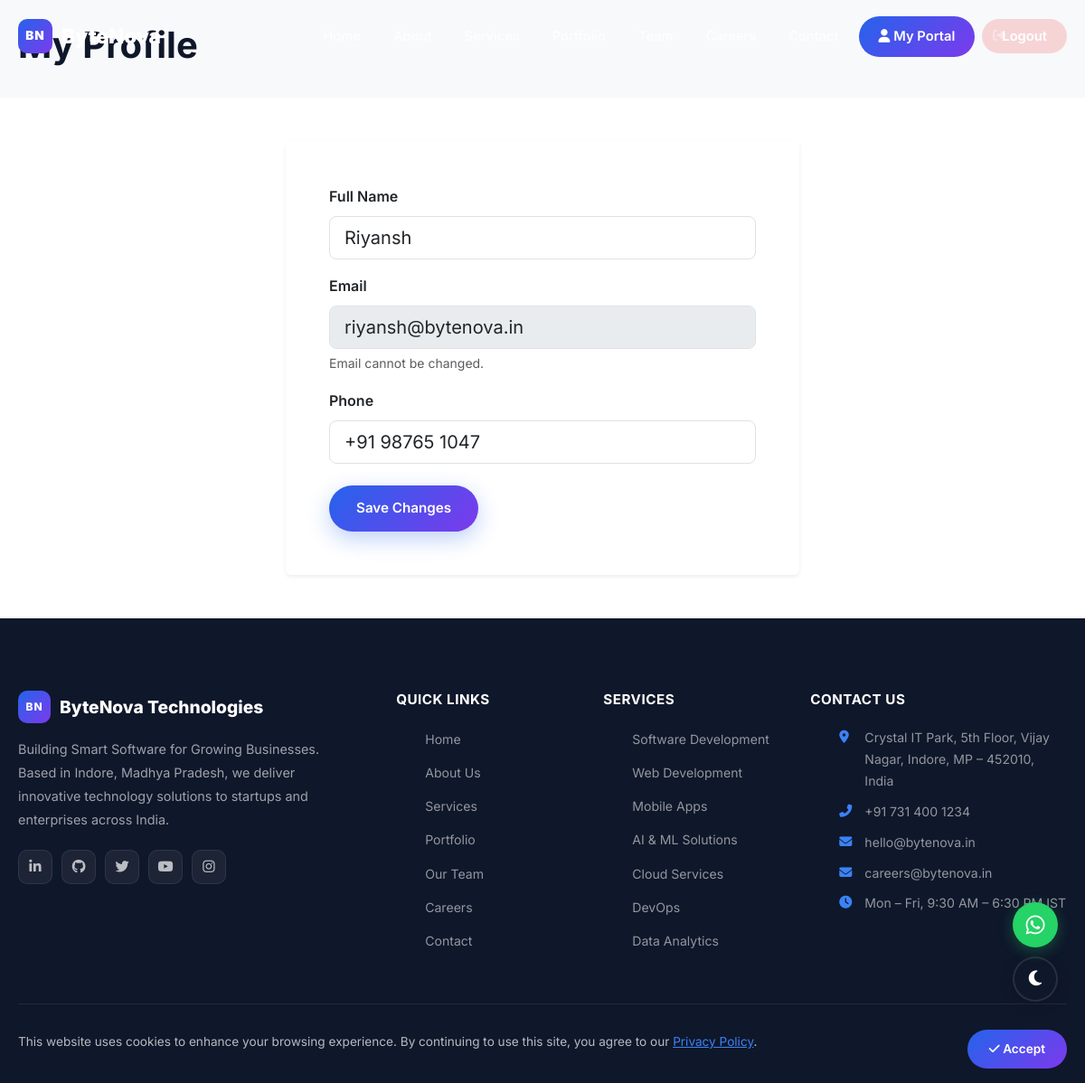
/candidate/profile (signed in), run on the app's committed database.
### app/models.py (models this page shows, shortened)
class User(UserMixin, db.Model):
    __tablename__ = "users"
    id = db.Column(db.Integer, primary_key=True)
    email = db.Column(db.String(120), unique=True, nullable=False, index=True)
    password_hash = db.Column(db.String(256), nullable=False)
    full_name = db.Column(db.String(100), nullable=False)
    role = db.Column(db.String(20), nullable=False, default="candidate")  # candidate | recruiter | admin
    phone = db.Column(db.String(20))
    is_active = db.Column(db.Boolean, default=True)
    created_at = db.Column(db.DateTime, default=_utcnow)
    applications = db.relationship("Application", backref="candidate", lazy="dynamic")
    posted_jobs = db.relationship("Job", backref="recruiter", lazy="dynamic")
    @property
    def is_admin(self) -> bool:
        return self.role == "admin"
    @property
    def is_recruiter(self) -> bool:
        return self.role == "recruiter"

### app/routes/candidate.py (the view)
@candidate_bp.route("/profile", methods=["GET", "POST"])
@login_required
@role_required("candidate")
def profile():
    if request.method == "POST":
        current_user.full_name = request.form.get("full_name", "").strip()
        current_user.phone = request.form.get("phone", "").strip()
        db.session.commit()
        flash("Profile updated successfully.", "success")
        return redirect(url_for("candidate.profile"))
    return render_template("candidate/profile.html", user=current_user)

### app/utils.py (called while the page is built)
def role_required(*roles):
    def decorator(view_func):
        from functools import wraps
        from flask import abort
        @wraps(view_func)
        def wrapped(*args, **kwargs):
            if not current_user.is_authenticated:
                abort(401)
            if current_user.role not in roles:
                abort(403)
            return view_func(*args, **kwargs)
        return wrapped
    return decorator

### app/templates/candidate/profile.html (shortened to what this page needs)
{% extends "base.html" %}
{% block content %}
<section class="dashboard-header py-4 bg-light">
    <div class="container">
        <h1 class="fw-bold">My Profile</h1>
    </div>
</section>
<section class="py-5">
    <div class="container">
        <div class="row justify-content-center">
            <div class="col-lg-6">
                <div class="card border-0 shadow-sm">
                    <div class="card-body p-5">
                        <form method="POST">
                            <div class="mb-3">
                                <label class="form-label fw-semibold">Full Name</label>
                                <input type="text" class="form-control form-control-lg" name="full_name" value="{{ user.full_name }}" required>
                            </div>
                            <div class="mb-3">
                                <label class="form-label fw-semibold">Email</label>
                                <input type="email" class="form-control form-control-lg" value="{{ user.email }}" disabled>
                                <div class="form-text">Email cannot be changed.</div>
                            </div>
                            <div class="mb-4">
                                <label class="form-label fw-semibold">Phone</label>
                                <input type="tel" class="form-control form-control-lg" name="phone" value="{{ user.phone or '' }}">
                            </div>
                            <button type="submit" class="btn btn-primary btn-lg">Save Changes</button>
                        </form>
                    </div>
                </div>
            </div>
        </div>
    </div>
</section>
{% endblock %}

### app/static/css/style.css (style rules this page uses)
:root { --bn-primary: #2563eb; --bn-primary-dark: #1d4ed8; --bn-primary-light: #3b82f6; --bn-secondary: #7c3aed; --bn-secondary-light: #8b5cf6; --bn-accent: #06b6d4; --bn-gradient-1: linear-gradient(135deg, #2563eb, #7c3aed); --bn-gradient-2: linear-gradient(135deg, #06b6d4, #2563eb); --bn-gradient-3: linear-gradient(135deg, #7c3aed, #ec4899); --bn-dark: #0f172a; --bn-dark-2: #1e293b; --bn-gray: #64748b; --bn-light: #f8fafc; --bn-white: #ffffff; --bn-shadow: 0 4px 24px rgba(37, 99, 235, 0.12); --bn-shadow-lg: 0 12px 48px rgba(37, 99, 235, 0.18); --bn-radius: 16px; --bn-radius-sm: 8px; --bn-transition: all 0.3s cubic-bezier(0.4, 0, 0.2, 1); --font-primary: 'Inter', -apple-system, BlinkMacSystemFont, 'Segoe UI', sans-serif; }
*, *::before, *::after { box-sizing: border-box; margin: 0; padding: 0; }
html { scroll-behavior: smooth; font-size: 16px; }
body { font-family: var(--font-primary); color: var(--bn-dark); background: var(--bn-white); line-height: 1.7; overflow-x: hidden; -webkit-font-smoothing: antialiased; }
h1, h2, h3, h4, h5, h6 { line-height: 1.3; font-weight: 700; }
.container { max-width: 1200px; margin: 0 auto; padding: 0 20px; }
.btn { display: inline-flex; align-items: center; gap: 10px; padding: 14px 30px; border-radius: 50px; font-weight: 600; font-size: 0.95rem; border: none; cursor: pointer; transition: var(--bn-transition); text-decoration: none; }
.btn-primary { background: var(--bn-gradient-1); color: white; box-shadow: 0 8px 24px rgba(37, 99, 235, 0.3); }

### data on the page
User: full_name "Riyansh", email "riyansh@bytenova.in", phone "+91 98765 1047"
